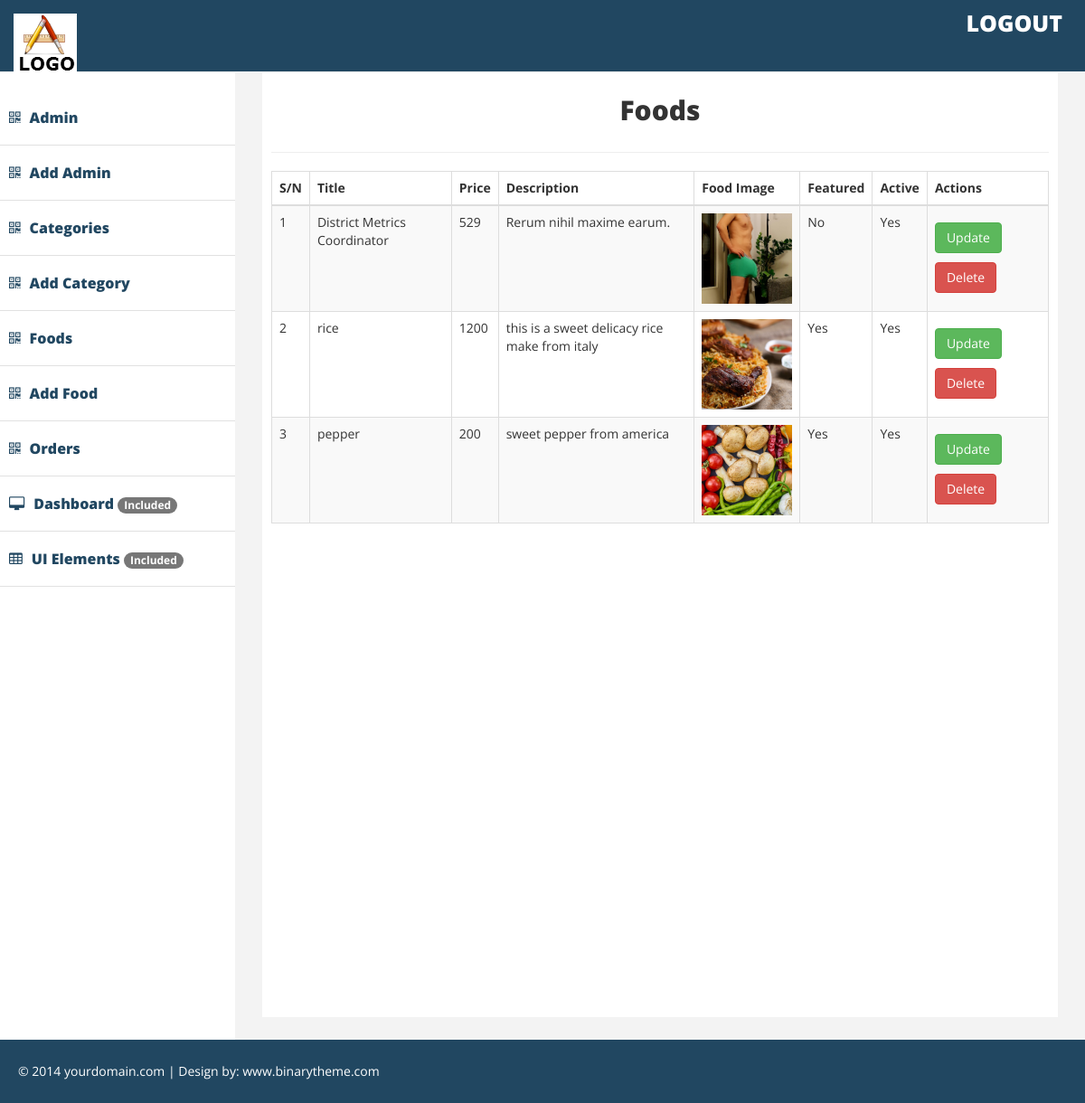
The page /api/food.php (signed in) on the database its author committed.
### tables this page shows
CREATE TABLE `food` (
  `id` int(11) NOT NULL,
  `unique_id` int(11) NOT NULL,
  `title` varchar(255) NOT NULL,
  `price` double NOT NULL,
  `description` varchar(255) NOT NULL,
  `image_name` varchar(255) NOT NULL,
  `category_id` int(11) NOT NULL,
  `featured` varchar(10) NOT NULL,
  `active` varchar(10) NOT NULL
);

### api/food.php (the view)
<?php  include_once "./partials/header.php"?>
    <div id="page-wrapper" >
        <div id="page-inner">
            <div class="row">
                <div class="col-lg-12">
                    <h2>Foods</h2>
                </div>
            </div>
            <hr />
            <div class="row">
                <div class="col-lg-12 ">
                <table class="table table-striped table-bordered table-hover">
                            <thead>
                                <tr>
                                    <th>S/N</th>
                                    <th>Title</th>
                                    <th>Price</th>
                                    <th>Description</th>
                                    <th>Food Image</th>
                                    <th>Featured</th>
                                    <th>Active</th>
                                    <th>Actions</th>
                                </tr>
                            </thead>
                            <tbody>
                                <?php
                                    $sql = mysqli_query($conn, "SELECT * FROM food");
                                    $id = 1;
                                    if(mysqli_num_rows($sql) > 0){
                                        while($row = mysqli_fetch_assoc($sql)){
                                            echo "
                                            <tr>
                                            <td>$id</td>
                                            <td>".$row['title']."</td>
                                            <td>".$row['price']."</td>
                                            <td>".$row['description']."</td>
                                            <td><img src='../uploads/".$row['image_name']."' /></td>
                                            <td>".$row['featured']."</td>
                                            <td>".$row['active']."</td>
                                            <td>
                                                <a href='update-food.php?food_id=".$row['unique_id']."' class='btn btn-success' style='margin:10px 0 ' >Update</a>
                                                <a href='php/delete.php?food_id=".$row['unique_id']."' class='btn btn-danger'>Delete</a>
                                            </td>
                                            </tr>
                                            ";
                                            $id++;
                                        };
                                    }else{
                                        echo "<div class='alert alert-danger text-center'>
                                                <strong>No Data Found</strong>
                                             </div>";
                                    }
                                ?>
                            </tbody>
                        </table>
                </div>
            </div>
        </div>
    </div>
<?php  include_once "./partials/footer.php"?>

### api/assets/css/custom.css (style rules this page uses)
body { font-family: 'Open Sans', sans-serif; line-height:30px; }
#page-wrapper { padding: 15px 15px; min-height: 600px; background:#F3F3F3; }
#page-inner { width:100%; margin:10px 20px 10px 0px; background-color:#fff!important; padding:10px; min-height:1050px; }
@media (min-width:768px) { #page-wrapper { margin: 0 0 0 260px; padding: 15px 30px; min-height: 1050px; } }
.row h2 { text-align: center; font-weight:900 }
tbody img { width:100px; height:100px; object-fit: cover; }

### rows shown on the page
food: title "District Metrics Coordinator", price "529", description "Rerum nihil maxime earum.", image_name (picture), featured "No", active "Yes"
food: title "rice", price "1200", description "this is a sweet delicacy rice make from italy", image_name (picture), featured "Yes", active "Yes"
food: title "pepper", price "200", description "sweet pepper from america", image_name (picture), featured "Yes", active "Yes"
